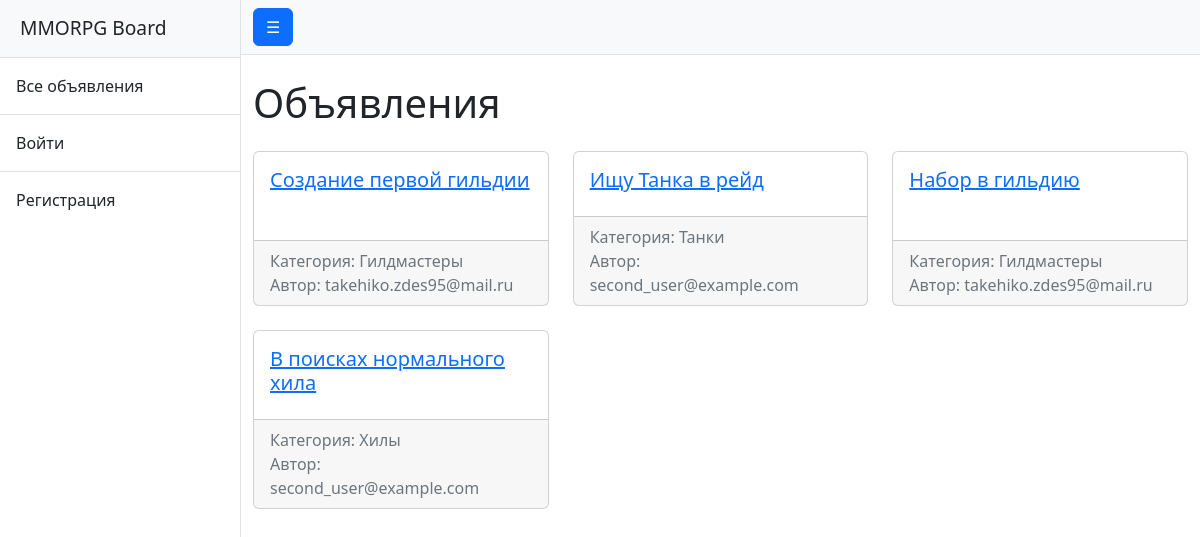
The app's page /, older data.
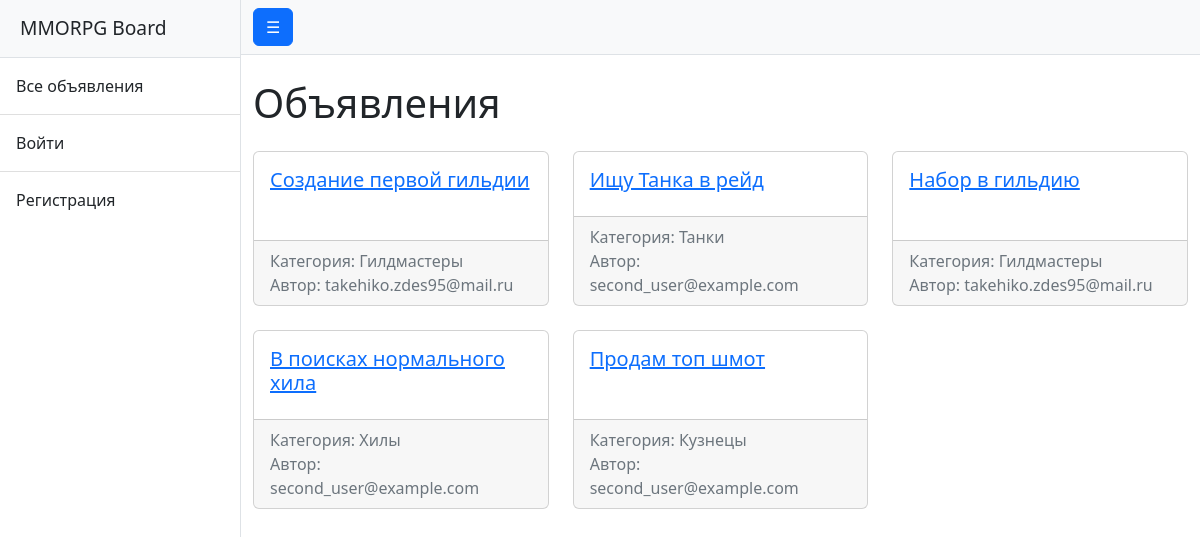
The same page, newer data.
### board/models.py (models this page shows, shortened)
class Advertisement(models.Model):
    author = models.ForeignKey(User, on_delete=models.CASCADE, related_name='advertisements')
    category = models.ForeignKey(Category, on_delete=models.PROTECT, related_name='advertisements')
    title = models.CharField(max_length=200)
    content = RichTextUploadingField()
    created_at = models.DateTimeField(auto_now_add=True)
    updated_at = models.DateTimeField(auto_now=True)

class Category(models.Model):
    name = models.CharField(max_length=50, unique=True)

### accounts/models.py (models this page shows)
class User(AbstractUser):
    username = None
    email = models.EmailField(unique=True)
    USERNAME_FIELD = 'email'
    REQUIRED_FIELDS = []
    objects = UserManager()

### board/views.py (the view)
# urls.py: path('', AdvertisementListView.as_view(), name='advertisement_list'),
class AdvertisementListView(ListView):
    model = Advertisement
    template_name = 'board/advertisement_list.html'
    context_object_name = 'advertisements'

### board/templates/board/advertisement_list.html (shortened to what this page needs)
{% extends "base.html" %}
{% block content %}
<h1 class="mb-4">Объявления</h1>
{% if advertisements %}
    <div class="row">
        {% for ad in advertisements %}
            <div class="col-md-6 col-lg-4 mb-4">
                <div class="card h-100">
                    <div class="card-body">
                        <h5 class="card-title">
                            <a href="{% url 'board:advertisement_detail' ad.pk %}">
                                {{ ad.title }}
                            </a>
                        </h5>
                    </div>
                    <div class="card-footer text-muted">
                        Категория: {{ ad.category.name }}<br>
                        Автор: {{ ad.author.email }}
                    </div>
                </div>
            </div>
        {% endfor %}
    </div>
{% else %}
    <p>Объявлений пока нет.</p>
{% endif %}
{% endblock %}

### templates/base.html (shortened to what this page needs)
{% load static %}
<!DOCTYPE html>
<html lang="ru">
<head>
    <link href="https://cdn.jsdelivr.net/npm/bootstrap@5.2.3/dist/css/bootstrap.min.css" rel="stylesheet">
    <link href="{% static 'css/styles.css' %}" rel="stylesheet">
</head>
<body>
<div class="d-flex" id="wrapper">
    {% include "includes/sidebar.html" %}
    <div id="page-content-wrapper">
        <nav class="navbar navbar-light bg-light border-bottom">
            <div class="container-fluid">
                <button class="btn btn-primary" id="sidebarToggle">
                    ☰
                </button>
            </div>
        </nav>
        <div class="container-fluid mt-4">
            {% block content %}{% endblock %}
        </div>
    </div>
</div>
</body>
</html>

### templates/includes/sidebar.html
<div class="border-end bg-white" id="sidebar-wrapper">
    <div class="sidebar-heading border-bottom bg-light">
        MMORPG Board
    </div>
    <div class="list-group list-group-flush">
        <a class="list-group-item list-group-item-action p-3"
           href="{% url 'board:advertisement_list' %}">
            Все объявления
        </a>
        {% if user.is_authenticated %}
            <a class="list-group-item list-group-item-action p-3"
               href="{% url 'board:my_advertisements' %}">
                Мои объявления
            </a>
            <a class="list-group-item list-group-item-action p-3"
               href="{% url 'board:advertisement_create' %}">
                Создать объявление
            </a>
            <a class="list-group-item list-group-item-action p-3"
               href="{% url 'board:my_responses' %}">
                Отклики
            </a>
            <a class="list-group-item list-group-item-action p-3 text-danger"
               href="{% url 'accounts:logout' %}">
                Выйти
            </a>
        {% else %}
            <a class="list-group-item list-group-item-action p-3"
               href="{% url 'accounts:login' %}">
                Войти
            </a>
            <a class="list-group-item list-group-item-action p-3"
               href="{% url 'accounts:register' %}">
                Регистрация
            </a>
        {% endif %}
    </div>
</div>

Row changes from the older to the newer data that the page shows:
added Advertisement: title "Продам топ шмот", category.name "Кузнецы", author.email "second_user@example.com"
